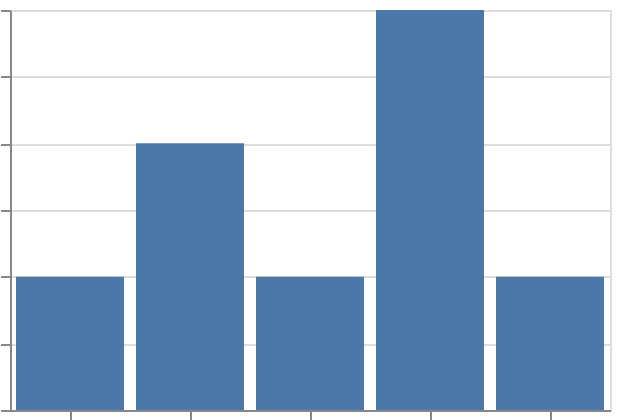

Vega-Lite specification for this chart:
### Vega-Lite specification from a JSON file in a GitHub repository (floating-point values rounded to 4 significant figures)
{"$schema": "https://vega.github.io/schema/vega-lite/v6.json", "padding": 5, "autosize": "none", "width": 300, "height": 200, "data": {"name": "table", "values": [{"c": "A", "g": "p", "x": 1, "y": 2, "v": 5, "t": "2024-05-01T00:10:00Z", "o": {"v": 3}, "IMDB Rating": 6.1, "d": "x1"}, {"c": "B", "g": "q", "x": 2, "y": 4, "v": 9, "t": "2024-05-01T03:40:00Z", "o": {"v": 7}, "IMDB Rating": 7.4, "d": "x2"}, {"c": "A", "g": "q", "x": 3, "y": 3, "v": 2, "t": "2024-05-01T03:55:00Z", "o": {"v": 1}, "IMDB Rating": 5.2, "d": "x1"}, {"c": "C", "g": "p", "x": 4, "y": 6, "v": 7, "t": "2024-05-01T09:00:00Z", "o": {"v": 4}, "IMDB Rating": 8.8, "d": "x3"}, {"c": "B", "g": "p", "x": 5, "y": 5, "v": 4, "t": "2024-05-01T13:30:00Z", "o": {"v": 9}, "IMDB Rating": 6.9, "d": "x2"}, {"c": "C", "g": "q", "x": 6, "y": 8, "v": 6, "t": "2024-05-01T13:45:00Z", "o": {"v": 2}, "IMDB Rating": 7.7, "d": "x3"}, {"c": "A", "g": "p", "x": 7, "y": 7, "v": 8, "t": "2024-05-01T13:59:00Z", "o": {"v": 5}, "IMDB Rating": 4.4, "d": "x1"}, {"c": "B", "g": "q", "x": 8, "y": 9, "v": 3, "t": "2024-05-01T22:15:00Z", "o": {"v": 8}, "IMDB Rating": 9.1, "d": "x2"}]}, "mark": "bar", "encoding": {"x": {"field": "t", "type": "ordinal", "timeUnit": "hours"}, "y": {"aggregate": "count", "type": "quantitative"}}}
